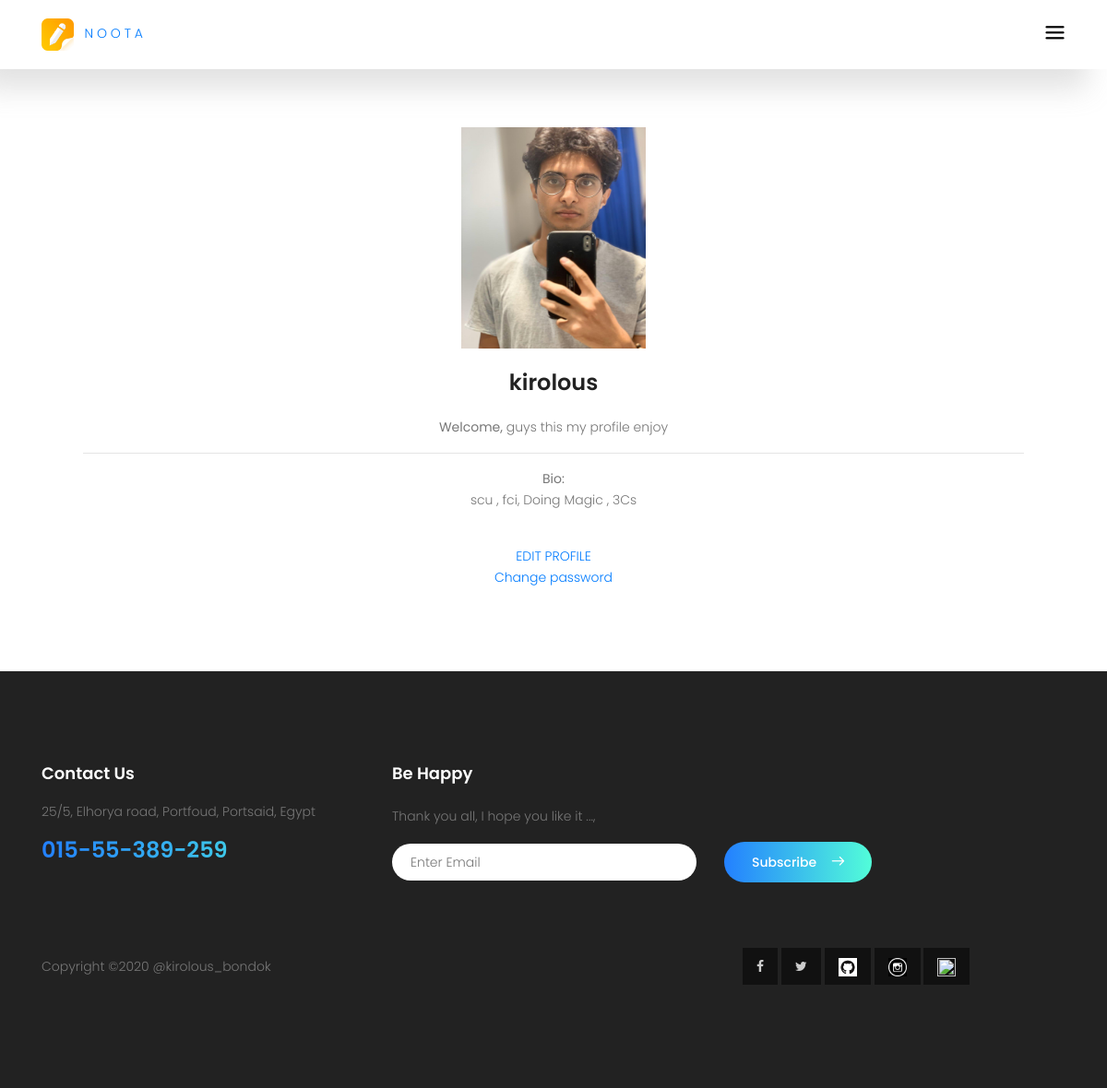
Screenshot of /accounts/first-note/ with the database file from the repository.
### accounts/models.py (models this page shows, shortened)
class Profile(models.Model):
    user       = models.OneToOneField(User, on_delete=models.CASCADE)
    slug       = models.SlugField(null=True , blank=True)
    headline   = models.CharField(blank=True, max_length=100)
    bio        = models.TextField(blank=True)
    img        = models.ImageField(upload_to="profile_img")
    join_date  = models.DateTimeField(blank=True, default=datetime.datetime.now)

### accounts/views.py (the view)
# urls.py: url(r'^(?P<slug>[-\w]+)/$', views.profile , name='profile'),
def profile(request , slug):
    profile = get_object_or_404(Profile, slug=slug)
    context = {
        'profile' : profile ,
    }
    return render(request, 'profile.html', context)

### accounts/templates/profile.html (shortened to what this page needs)
{% extends "base.html" %}
{% load static %}
{% block body %}
<div style="margin:90px">
  <div  style="text-align:center;">
    {% if profile.img %}
    <img src="{{profile.img.url}}" name="aboutme" width="200" height="240" border="0" class="img-circle"></a><br><br>
    {% else %}
    <img src="{% static 'home_static/img/avatar.png' %}" name="aboutme" width="200" height="240" border="0" class="img-circle"></a><br><br>
    {% endif %}
      <h3>{{profile.user}}</h3><br>
                <span><strong>Welcome, </strong></span>
                <span class="label label-warning">guys</span>
                <span class="label label-info">this</span>
                <span class="label label-info"> my profile </span>
                <span class="label label-success">enjoy</span>
    <hr>
    <center>
    <p><strong> Bio: </strong>
      <br>
      {{profile.bio}}
    </p>
      <br>
    </center>
      <a href="{%url 'accounts:edit_profile' profile.slug %}"> EDIT PROFILE </a> <br>
      <a href="{%url 'accounts:change_password' profile.slug %}"> Change password </a>
      </div>
	</div>
{% endblock %}

### static/home_static/css/main.css (style rules this page uses)
body { color: #777777; font-family: "Poppins", sans-serif; font-size: 14px; font-weight: 300; line-height: 1.625em; position: relative; }
a { -webkit-transition: all 0.3s ease 0s; -moz-transition: all 0.3s ease 0s; -o-transition: all 0.3s ease 0s; transition: all 0.3s ease 0s; }
a, a:focus, a:hover { text-decoration: none; outline: 0; }
h1, h2, h3, h4, h5, h6 { font-family: "Poppins", sans-serif; color: #222222; line-height: 1.2em !important; margin-bottom: 0; margin-top: 0; font-weight: 600; }
h3, .h3 { font-size: 24px; }
h3 { font-size: 24px; }
h1, h2, h3, h4, h5, h6 { line-height: 1.5em; }
body { position: relative; }
p { color: #777; }

### rows the page displays
Profile: img (picture), user "kirolous", bio "scu , fci, Doing Magic , 3Cs"
